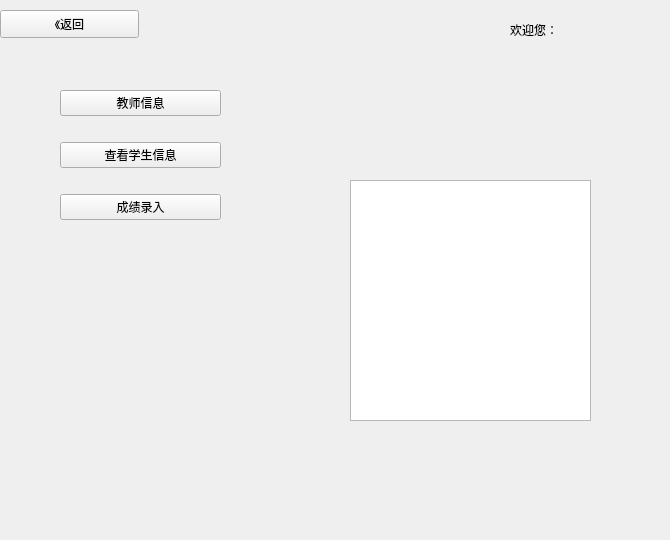
      <widget class="QWidget" name="page_2">
       <widget class="QWidget" name="widget" native="true">
        <property name="geometry">
         <rect>
          <x>250</x>
          <y>60</y>
          <width>411</width>
          <height>431</height>
         </rect>
        </property>
        <widget class="QLabel" name="label_2">
         <property name="geometry">
          <rect>
           <x>20</x>
           <y>50</y>
           <width>72</width>
           <height>15</height>
          </rect>
         </property>
         <property name="text">
          <string/>
         </property>
        </widget>
        <widget class="QLabel" name="label_3">
         <property name="geometry">
          <rect>
           <x>20</x>
           <y>90</y>
           <width>72</width>
           <height>15</height>
          </rect>
         </property>
         <property name="text">
          <string/>
         </property>
        </widget>
        <widget class="QLabel" name="label_4">
         <property name="geometry">
          <rect>
           <x>20</x>
           <y>130</y>
           <width>72</width>
           <height>15</height>
          </rect>
         </property>
         <property name="text">
          <string/>
         </property>
        </widget>
        <widget class="QLabel" name="label_5">
         <property name="geometry">
          <rect>
           <x>120</x>
           <y>50</y>
           <width>72</width>
           <height>15</height>
          </rect>
         </property>
         <property name="text">
          <string/>
         </property>
        </widget>
        <widget class="QLabel" name="label_6">
         <property name="geometry">
          <rect>
           <x>120</x>
           <y>90</y>
           <width>72</width>
           <height>15</height>
          </rect>
         </property>
         <property name="text">
          <string/>
         </property>
        </widget>
        <widget class="QTextEdit" name="textEdit">
         <property name="geometry">
          <rect>
           <x>100</x>
           <y>120</y>
           <width>241</width>
           <height>241</height>
          </rect>
         </property>
        </widget>
       </widget>
       <widget class="QWidget" name="widget_4" native="true">
        <property name="geometry">
         <rect>
          <x>60</x>
          <y>70</y>
          <width>161</width>
          <height>171</height>
         </rect>
        </property>
        <layout class="QVBoxLayout" name="verticalLayout">
         <item>
          <widget class="QPushButton" name="pushButton_6">
           <property name="text">
            <string>教师信息</string>
           </property>
          </widget>
         </item>
         <item>
          <widget class="QPushButton" name="pushButton_7">
           <property name="text">
            <string>查看学生信息</string>
           </property>
          </widget>
         </item>
         <item>
          <widget class="QPushButton" name="pushButton_8">
           <property name="text">
            <string>成绩录入</string>
           </property>
          </widget>
         </item>
        </layout>
       </widget>
       <widget class="QWidget" name="widget_9" native="true">
        <property name="geometry">
         <rect>
          <x>40</x>
          <y>230</y>
          <width>171</width>
          <height>301</height>
         </rect>
        </property>
        <property name="styleSheet">
         <string notr="true">
border-image: url(:/new/prefix1/image/5.jpg);</string>
        </property>
       </widget>
       <widget class="QLabel" name="label_51">
        <property name="geometry">
         <rect>
          <x>580</x>
          <y>20</y>
          <width>71</width>
          <height>21</height>
         </rect>
        </property>
        <property name="text">
         <string/>
        </property>
       </widget>
       <widget class="QLabel" name="label_50">
        <property name="geometry">
         <rect>
          <x>510</x>
          <y>20</y>
          <width>61</width>
          <height>20</height>
         </rect>
        </property>
        <property name="text">
         <string>欢迎您：</string>
        </property>
       </widget>
       <widget class="QPushButton" name="pushButton_30">
        <property name="geometry">
         <rect>
          <x>0</x>
          <y>10</y>
          <width>139</width>
          <height>28</height>
         </rect>
        </property>
        <property name="styleSheet">
         <string notr="true"/>
        </property>
        <property name="text">
         <string>《返回</string>
        </property>
        <property name="flat">
         <bool>false</bool>
        </property>
       </widget>
      </widget>
